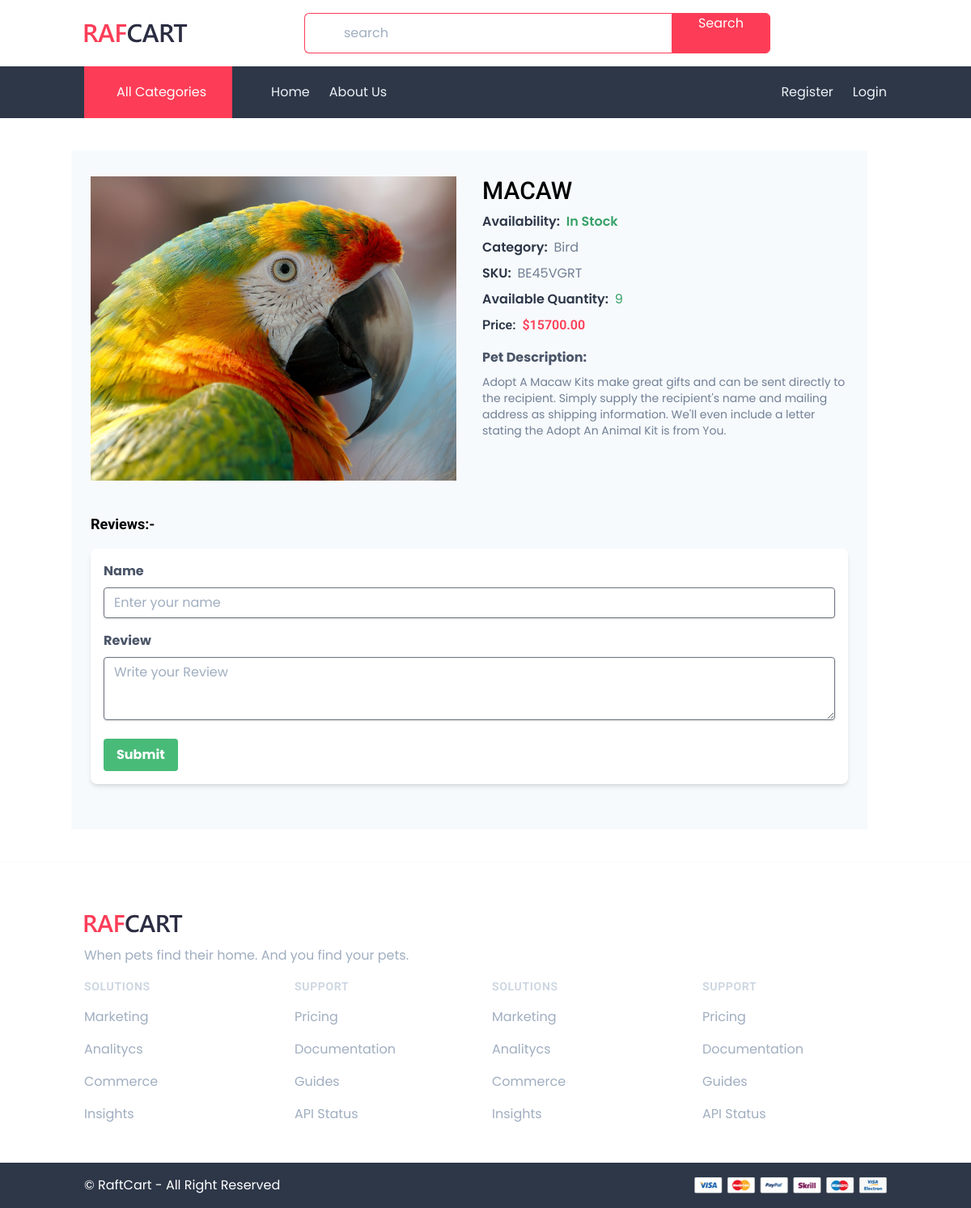
/pet/details/30/, run on the app's committed database.
### pets/models.py (models this page shows, shortened)
class Pet(models.Model):
    pet_title = models.CharField(max_length=50)
    description = models.TextField()
    price =models.DecimalField(decimal_places=2, max_digits = 12)
    category = models.ForeignKey(Category, on_delete=models.CASCADE)
    customer = models.ForeignKey(User, on_delete=models.CASCADE, blank = True, null = True)
    adopted_by = models.ManyToManyField(User, related_name='adopted_pet', blank=True)
    images = models.ImageField(upload_to='pets/media/uploads/')
    quantity = models.PositiveIntegerField(default=1)

### categories/models.py (models this page shows, shortened)
class Category(models.Model):
    category_name = models.CharField(max_length=100)
    slug = models.SlugField(max_length=100,unique=True, null=True, blank=True)

### pets/views.py (the view, shortened to what this page needs)
# urls.py: path('details/<int:id>/', views.DetailPetView.as_view(), name='detail_pet'),
class DetailPetView(View):
    template_name = 'pet_details.html'
    def get(self, request, *args, **kwargs):
        pet = get_object_or_404(Pet, id=self.kwargs['id'])
        reviews = pet.reviews.all()
        review_form = ReviewForm()
        context = {
            'pet': pet,
            'reviews': reviews,
            'review_form': review_form,
        }
        return render(request, self.template_name, context)

### pets/forms.py
class ReviewForm(forms.ModelForm):
    class Meta:
        model = Review
        fields = ['name','Reviews']

### pets/templates/pet_details.html (shortened to what this page needs)
{% extends 'base.html' %} {% load static %} {% load crispy_forms_tags %} {% block head_title %}Pet Details{% endblock %} {% block content %}
<div class="bg-gray-100 dark:bg-gray-100 py-8 mt-10 mb-10 mr-10">
    <div class="max-w-6xl mx-auto px-4 sm:px-6 lg:px-8">
        <div class="flex flex-col md:flex-row -mx-6">
            <div class="md:flex-1 px-4">
                <div class="h-[460px] rounded-lg bg-gray-300 dark:bg-gray-700 mb-4">
                    <img class="w-full h-full object-cover" src="{{pet.images.url}}" alt="Pet Image">
                </div>
            </div>
            <div class="md:flex-1 px-4">
                <h2 class="text-3xl font-medium uppercase mb-2">{{pet.pet_title}}</h2>
                <div class="flex mb-4">
                    <div class="space-y-2">
                        <p class="text-gray-800 font-semibold space-x-1">
                            <span>Availability: </span>
                            <span class="text-green-600">In Stock</span>
                        </p>
                        <p class="space-x-1">
                            <span class="text-gray-800 font-semibold">Category: </span>
                            <span class="text-gray-600">{{pet.category.category_name}}</span>
                        </p>
                        <p class="space-x-1">
                            <span class="text-gray-800 font-semibold">SKU: </span>
                            <span class="text-gray-600">BE45VGRT</span>
                        </p>
                        <p class="space-x-1">
                            <span class="text-gray-800 font-semibold">Available Quantity: </span>
                            <span class="text-green-600">{{pet.quantity}}</span>
                        </p>
                        <p class="space-x-1  font-roboto">
                            <span class="text-gray-800 font-semibold">Price:</span>
                            <span class="text-primary font-semibold">${{pet.price}}</span>
                        </p>
                    </div>
                </div>
                <div>
                    <span class="font-bold text-gray-700 dark:text-gray-300">Pet Description:</span>
                    <p class="text-gray-600 dark:text-gray-300 text-sm mt-2">{{pet.description}}</p>
                </div>
            </div>
        </div>
    </div>
    <div class="bg-gray-100 p-6">
        <h2 class="text-lg font-bold mb-4">Reviews:-</h2>
        <form method="post" action="{% url 'post_review' pet.id %}" class="bg-white p-4 rounded-lg shadow-md">
            <div class="mb-4">
                <label class="block text-gray-700 font-bold mb-2" for="name">Name</label>
                <input class="shadow appearance-none border rounded w-full py-2 px-3 text-gray-700 leading-tight focus:outline-none focus:shadow-outline" id="name" name="name" type="text" placeholder="Enter your name">
            </div>
            <div class="mb-4">
                <label class="block text-gray-700 font-bold mb-2" for="comment">Review</label>
                <textarea class="shadow appearance-none border rounded w-full py-2 px-3 text-gray-700 leading-tight focus:outline-none focus:shadow-outline" id="comment" name="Reviews" rows="3" placeholder="Write your Review"></textarea>
            </div>
            <button type="submit" class="bg-green-500 hover:bg-green-700 text-white font-bold py-2 px-4 rounded focus:outline-none focus:shadow-outline">Submit</button>
        </form>
        </div>
    </div>
</div>
{% endblock %}

### core/static/css/main.css (style rules this page uses)
html { line-height: 1.5; -webkit-text-size-adjust: 100%; -moz-tab-size: 4; -o-tab-size: 4; tab-size: 4; font-family: ui-sans-serif, system-ui, -apple-system, BlinkMacSystemFont, "Segoe UI", Roboto, "Helvetica Neue", Arial, "Noto Sans", sans-serif, "Apple Color Emoji", "Segoe UI Emoji", "Segoe UI Symbol", "Noto Color Emoji"; }
body { margin: 0; line-height: inherit; }
h1, h2, h3, h4, h5, h6 { font-size: inherit; font-weight: inherit; }
button, input, optgroup, select, textarea { font-family: inherit; font-size: 100%; line-height: inherit; color: inherit; margin: 0; padding: 0; }
button, select { text-transform: none; }
button, [type='button'], [type='reset'], [type='submit'] { -webkit-appearance: button; background-color: transparent; background-image: none; }
blockquote, dl, dd, h1, h2, h3, h4, h5, h6, hr, figure, p, pre { margin: 0; }
textarea { resize: vertical; }
input::placeholder, textarea::placeholder { opacity: 1; color: #9ca3af; }
button, [role="button"] { cursor: pointer; }
img, svg, video, canvas, audio, iframe, embed, object { display: block; vertical-align: middle; }
img, video { max-width: 100%; height: auto; }
[type='text'],[type='email'],[type='url'],[type='password'],[type='number'],[type='date'],[type='datetime-local'],[type='month'],[type='search'],[type='tel'],[type='time'],[type='week'],[multiple],textarea,select { -webkit-appearance: none; -moz-appearance: none; appearance: none; background-color: #fff; border-color: #6b7280; border-width: 1px; border-radius: 0px; padding-top: 0.5rem; padding-right: 0.75rem; padding-bottom: 0.5rem; padding-left: 0.75rem; font-size: 1rem; line-height: 1.5rem; --tw-shadow: 0 0 #0000; }
input::placeholder,textarea::placeholder { color: #6b7280; opacity: 1; }
body { font-family: Poppins, sans-serif; }
h1, h2, h3, h4, h5, h6 { font-family: Roboto, sans-serif; }
.mx-auto { margin-left: auto; margin-right: auto; }
.mb-4 { margin-bottom: 1rem; }
.mb-2 { margin-bottom: 0.5rem; }
.mt-2 { margin-top: 0.5rem; }
.block { display: block; }
.flex { display: flex; }
.w-full { width: 100%; }
.space-y-2 > :not([hidden]) ~ :not([hidden]) { --tw-space-y-reverse: 0; margin-top: calc(0.5rem * calc(1 - var(--tw-space-y-reverse))); margin-bottom: calc(0.5rem * var(--tw-space-y-reverse)); }
.rounded { border-radius: 0.25rem; }
.border { border-width: 1px; }
.bg-white { --tw-bg-opacity: 1; background-color: rgb(255 255 255 / var(--tw-bg-opacity)); }
.object-cover { -o-object-fit: cover; object-fit: cover; }
.p-4 { padding: 1rem; }
.px-3 { padding-left: 0.75rem; padding-right: 0.75rem; }
.px-4 { padding-left: 1rem; padding-right: 1rem; }
.py-2 { padding-top: 0.5rem; padding-bottom: 0.5rem; }
.font-roboto { font-family: Roboto, sans-serif; }
.text-lg { font-size: 1.125rem; line-height: 1.75rem; }
.text-sm { font-size: 0.875rem; line-height: 1.25rem; }
.text-3xl { font-size: 1.875rem; line-height: 2.25rem; }
.font-medium { font-weight: 500; }
.font-semibold { font-weight: 600; }
.uppercase { text-transform: uppercase; }
.text-white { --tw-text-opacity: 1; color: rgb(255 255 255 / var(--tw-text-opacity)); }
.text-gray-700 { --tw-text-opacity: 1; color: rgb(55 65 81 / var(--tw-text-opacity)); }
.text-gray-600 { --tw-text-opacity: 1; color: rgb(75 85 99 / var(--tw-text-opacity)); }
.text-gray-800 { --tw-text-opacity: 1; color: rgb(31 41 55 / var(--tw-text-opacity)); }
.text-primary { --tw-text-opacity: 1; color: rgb(253 61 87 / var(--tw-text-opacity)); }
.text-green-600 { --tw-text-opacity: 1; color: rgb(22 163 74 / var(--tw-text-opacity)); }
.shadow-md { --tw-shadow: 0 4px 6px -1px rgb(0 0 0 / 0.1), 0 2px 4px -2px rgb(0 0 0 / 0.1); --tw-shadow-colored: 0 4px 6px -1px var(--tw-shadow-color), 0 2px 4px -2px var(--tw-shadow-color); box-shadow: var(--tw-ring-offset-shadow, 0 0 #0000), var(--tw-ring-shadow, 0 0 #0000), var(--tw-shadow); }
.shadow { --tw-shadow: 0 1px 3px 0 rgb(0 0 0 / 0.1), 0 1px 2px -1px rgb(0 0 0 / 0.1); --tw-shadow-colored: 0 1px 3px 0 var(--tw-shadow-color), 0 1px 2px -1px var(--tw-shadow-color); box-shadow: var(--tw-ring-offset-shadow, 0 0 #0000), var(--tw-ring-shadow, 0 0 #0000), var(--tw-shadow); }

### data on the page
Pet: images (picture), pet_title "MACAW", category.category_name "Bird", quantity "9", price "15700.00", description "Adopt A Macaw Kits make great gifts and can be sent directly to the recipient. Simply supply the recipient's name and mailing address as shipping information. We'll even include a letter stating the Adopt An Animal Kit is from You."
